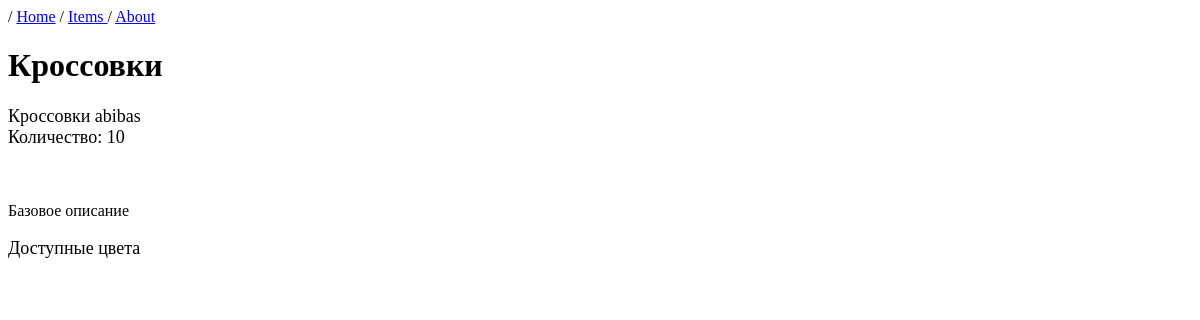
/item/1, run on an earlier commit of the app's database.
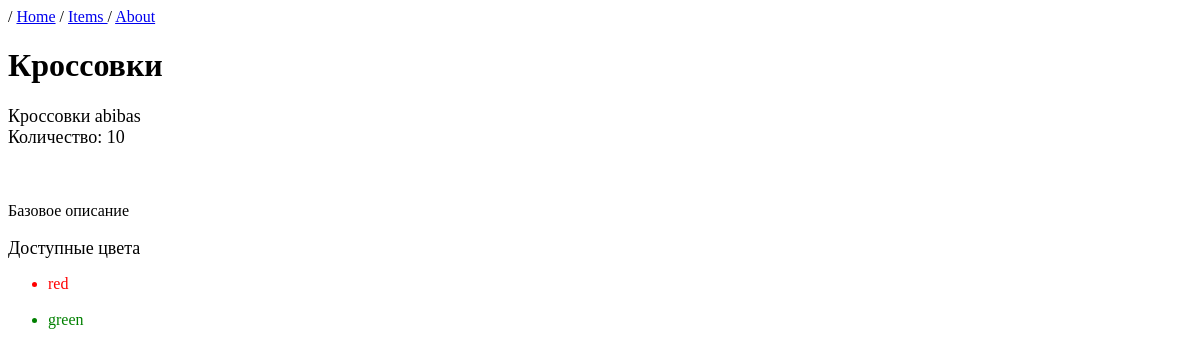
And on a later commit of the database.
### MainApp/models.py (models this page shows)
class Item(models.Model):
    name = models.CharField(max_length=100)
    brand = models.CharField(max_length=100)
    count = models.PositiveIntegerField()
    description = models.TextField(max_length=200, default='Базовое описание')
    colors = models.ManyToManyField(to=Color)

class Color(models.Model):
    name = models.CharField(max_length=32)

### MainApp/views.py (the view)
# urls.py: path('item/<int:id>', item, name="item-page")
def item(request, id):
    try:
        item = Item.objects.get(id=id)
        colors = []
        if item.colors:
            colors = item.colors.values()
    except ObjectDoesNotExist:
        return HttpResponse(f'Товар с id={id} отсутствует')
    return render(request, "item.html", {"item": item, "colors": colors})

### MainApp/templates/item.html (shortened to what this page needs)
{% extends 'base.html' %}
{% block content %}
    <h1> {{ item.name }} </h1>
    <span style=font-size:large> {{item.name}} {{item.brand}}</span> <br>
    <span style=font-size:large> Количество: {{item.count | default:"Товар отсутствует"}} </span> <br><br><br><br>
    {{item.description}} <br><br>
    <span style=font-size:large> Доступные цвета</span> <br>
<ul>
    {% for color in colors %}
    <span style="color:{{color.name}}"><li>{{color.name}}</li></span> <br>
    {% endfor %}
    </ul>
{% endblock %}

### MainApp/templates/base.html (shortened to what this page needs)
<!DOCTYPE html>
{% load static %}
<html lang="en">
<head>
    {% block style %}
    <link rel="stylesheet" href="{% static 'style.css'%}">
    {% endblock %}
</head>
<body>
{% include 'header.html' %}
{% block content %}{% endblock %}
</body>
</html>

### MainApp/templates/header.html
    <header>
        / <a href="/">Home</a> / <a href="{% url 'items-list'%}"> Items </a> / <a href="/about"> About </a>
    </header>

What changed in the data, as far as the page shows it:
added Color: name "red"
added Color: name "green"
